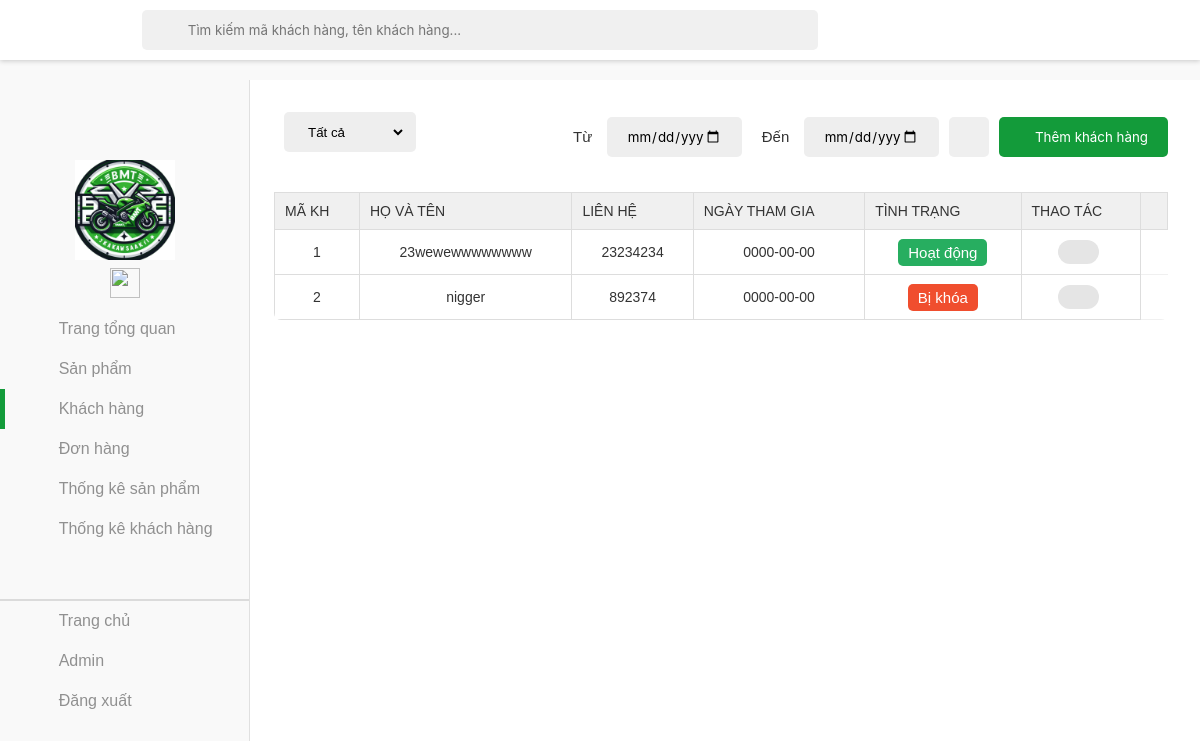
The app's page /khachhang/khachhang.php, older data.
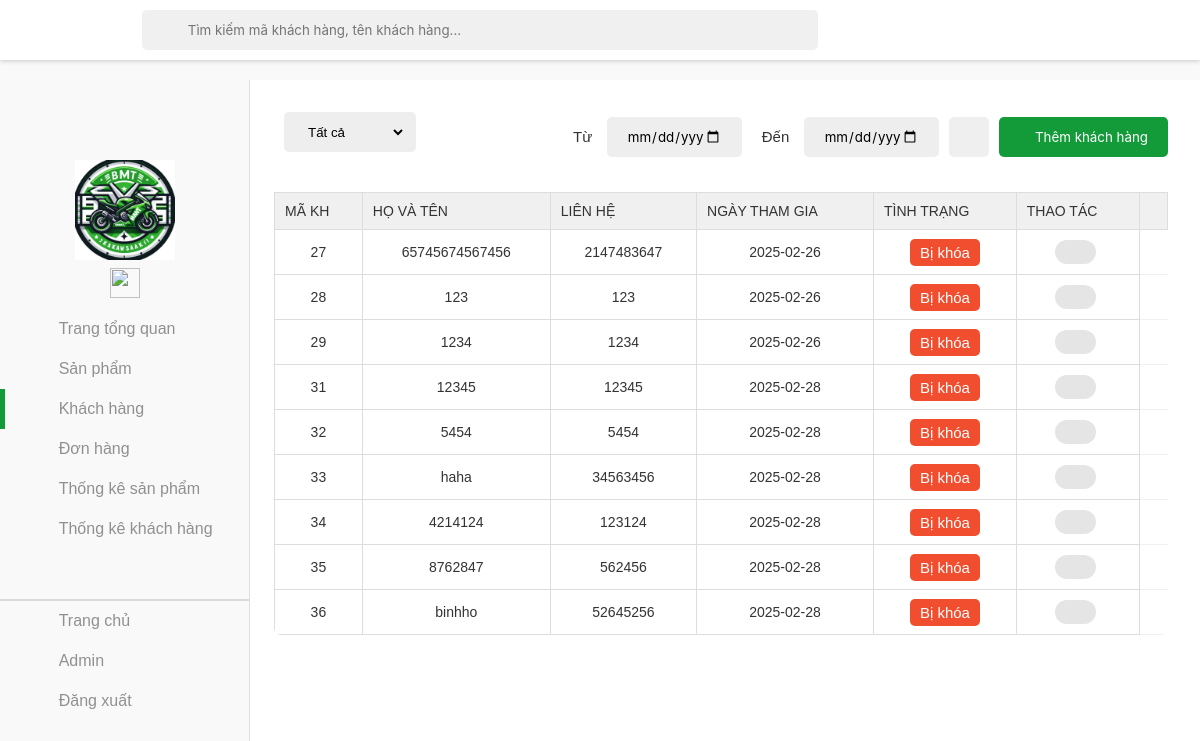
The same page, newer data.
### tables this page shows
CREATE TABLE `customer` (
  `id` int(255) NOT NULL,
  `name` varchar(255) NOT NULL,
  `contact` int(255) NOT NULL,
  `joindate` date NOT NULL,
  `status` int(255) NOT NULL,
  `password` varchar(255) NOT NULL,
  `ghichu` text DEFAULT NULL
);

### khachhang/khachhang.php (the view, shortened to what the changed rows need)
<!DOCTYPE php>
<html lang="en">
<head>
    <link rel="stylesheet" href="../assets/css/admin.css">
    <link href="../assets/font/font-awesome-pro-v6-6.2.0/css/all.min.css" rel="stylesheet" type="text/css" />
    <link rel="stylesheet" href="../assets/css/admin-responsive.css">
</head>
<body>
    <div class="container">
        <main class="content">
            <div class="section">
                <div class="table">
                    <table width="100%">
                        <thead>
                            <tr>
                                <td>MÃ KH</td>
                                <td>Họ và tên</td>
                                <td>Liên hệ</td>
                                <td>Ngày tham gia</td>
                                <td>Tình trạng</td>
                                <td>Thao tác</td>
                                <td></td>
                            </tr>
                        </thead>
                        <tbody id="show-user">
                            <?php
                            $servername="localhost";
                            $username="root";
                            $password="";
                            $dbname="admindoan";
                            $conn = new mysqli($servername,$username,$password,$dbname);
                            $sql="SELECT id, name, contact, joindate, status FROM customer";
                            $result = $conn->query($sql);
                            if ($result->num_rows > 0) {
                                while($row= $result->fetch_assoc()) {
                                    echo "<tr>";
                                    echo "<td>".$row["id"]."</td>";
                                    echo "<td>".$row["name"]."</td>";
                                    echo "<td>".$row["contact"]."</td>";
                                    echo "<td>".$row["joindate"]."</td>";
                                    echo "<td><span class='status-".($row["status"]==1?"complete":"no-complete")."'>".($row["status"]==1?"Hoạt động":"Bị khóa")."</span></td>";
                                    echo "<td class='control control-table'>";
                                    echo "<a href='http://localhost/Webphp/khachhang/changekhachhang.php?id=".$row["id"]."'><button class='btn-edit' id='edit-account'  >";
                                    echo "<i class='fa-light fa-pen-to-square'></i></button></a>";
                                    echo "</td>";
                                    echo "</tr>";
                                }} else {
                                    echo "<div class='no-products'>Không có sản phẩm nào!</div>";                }
                            ?>
                        </tbody>
                    </table>
                </div>
            </div>
        </main>
    </div>
</body>
</html>

Row changes from the older to the newer data that the page shows:
removed customer: id "1", name "23wewewwwwwwww", contact "23234234", joindate "0000-00-00", status "Hoạt động"
removed customer: id "2", name "nigger", contact "892374", joindate "0000-00-00", status "Bị khóa"
added customer: id "27", name "65745674567456", contact "2147483647", joindate "2025-02-26", status "Bị khóa"
added customer: id "28", name "123", contact "123", joindate "2025-02-26", status "Bị khóa"
added customer: id "29", name "1234", contact "1234", joindate "2025-02-26", status "Bị khóa"
added customer: id "31", name "12345", contact "12345", joindate "2025-02-28", status "Bị khóa"
added customer: id "32", name "5454", contact "5454", joindate "2025-02-28", status "Bị khóa"
added customer: id "33", name "haha", contact "34563456", joindate "2025-02-28", status "Bị khóa"
added customer: id "34", name "4214124", contact "123124", joindate "2025-02-28", status "Bị khóa"
added customer: id "35", name "8762847", contact "562456", joindate "2025-02-28", status "Bị khóa"
added customer: id "36", name "binhho", contact "52645256", joindate "2025-02-28", status "Bị khóa"
